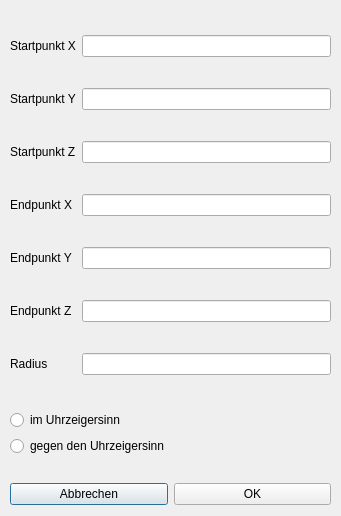
<?xml version="1.0" encoding="UTF-8"?>
<ui version="4.0">
 <class>Dialog_Bogen</class>
 <widget class="QDialog" name="Dialog_Bogen">
  <property name="windowModality">
   <enum>Qt::NonModal</enum>
  </property>
  <property name="geometry">
   <rect>
    <x>0</x>
    <y>0</y>
    <width>341</width>
    <height>516</height>
   </rect>
  </property>
  <property name="windowTitle">
   <string>Dialog</string>
  </property>
  <property name="modal">
   <bool>true</bool>
  </property>
  <widget class="QWidget" name="layoutWidget">
   <property name="geometry">
    <rect>
     <x>10</x>
     <y>480</y>
     <width>321</width>
     <height>29</height>
    </rect>
   </property>
   <layout class="QHBoxLayout" name="horizontalLayout">
    <item>
     <widget class="QPushButton" name="pushButton_abbrechen">
      <property name="text">
       <string>Abbrechen</string>
      </property>
     </widget>
    </item>
    <item>
     <widget class="QPushButton" name="pushButton_ok">
      <property name="text">
       <string>OK</string>
      </property>
     </widget>
    </item>
   </layout>
  </widget>
  <widget class="QWidget" name="layoutWidget">
   <property name="geometry">
    <rect>
     <x>10</x>
     <y>10</y>
     <width>321</width>
     <height>391</height>
    </rect>
   </property>
   <layout class="QGridLayout" name="gridLayout">
    <item row="2" column="1">
     <widget class="QLineEdit" name="lineEdit_spz"/>
    </item>
    <item row="3" column="1">
     <widget class="QLineEdit" name="lineEdit_epx"/>
    </item>
    <item row="1" column="1">
     <widget class="QLineEdit" name="lineEdit_spy"/>
    </item>
    <item row="0" column="0">
     <widget class="QLabel" name="label_spx">
      <property name="text">
       <string>Startpunkt X</string>
      </property>
     </widget>
    </item>
    <item row="0" column="1">
     <widget class="QLineEdit" name="lineEdit_spx"/>
    </item>
    <item row="2" column="0">
     <widget class="QLabel" name="label_spz">
      <property name="text">
       <string>Startpunkt Z</string>
      </property>
     </widget>
    </item>
    <item row="5" column="1">
     <widget class="QLineEdit" name="lineEdit_epz"/>
    </item>
    <item row="4" column="1">
     <widget class="QLineEdit" name="lineEdit_epy"/>
    </item>
    <item row="6" column="1">
     <widget class="QLineEdit" name="lineEdit_rad"/>
    </item>
    <item row="1" column="0">
     <widget class="QLabel" name="label_spy">
      <property name="text">
       <string>Startpunkt Y</string>
      </property>
     </widget>
    </item>
    <item row="3" column="0">
     <widget class="QLabel" name="label_epx">
      <property name="text">
       <string>Endpunkt X</string>
      </property>
     </widget>
    </item>
    <item row="4" column="0">
     <widget class="QLabel" name="label_epy">
      <property name="text">
       <string>Endpunkt Y</string>
      </property>
     </widget>
    </item>
    <item row="5" column="0">
     <widget class="QLabel" name="label_epz">
      <property name="text">
       <string>Endpunkt Z</string>
      </property>
     </widget>
    </item>
    <item row="6" column="0">
     <widget class="QLabel" name="label_rad">
      <property name="text">
       <string>Radius</string>
      </property>
     </widget>
    </item>
   </layout>
  </widget>
  <widget class="QWidget" name="layoutWidget">
   <property name="geometry">
    <rect>
     <x>10</x>
     <y>410</y>
     <width>321</width>
     <height>48</height>
    </rect>
   </property>
   <layout class="QVBoxLayout" name="verticalLayout">
    <item>
     <widget class="QRadioButton" name="radioButton_uzs">
      <property name="text">
       <string>im Uhrzeigersinn</string>
      </property>
     </widget>
    </item>
    <item>
     <widget class="QRadioButton" name="radioButton_guzs">
      <property name="text">
       <string>gegen den Uhrzeigersinn</string>
      </property>
     </widget>
    </item>
   </layout>
  </widget>
 </widget>
 <tabstops>
  <tabstop>lineEdit_spx</tabstop>
  <tabstop>lineEdit_spy</tabstop>
  <tabstop>lineEdit_spz</tabstop>
  <tabstop>lineEdit_epx</tabstop>
  <tabstop>lineEdit_epy</tabstop>
  <tabstop>lineEdit_epz</tabstop>
  <tabstop>lineEdit_rad</tabstop>
  <tabstop>radioButton_uzs</tabstop>
  <tabstop>radioButton_guzs</tabstop>
  <tabstop>pushButton_ok</tabstop>
  <tabstop>pushButton_abbrechen</tabstop>
 </tabstops>
 <resources/>
 <connections/>
</ui>
